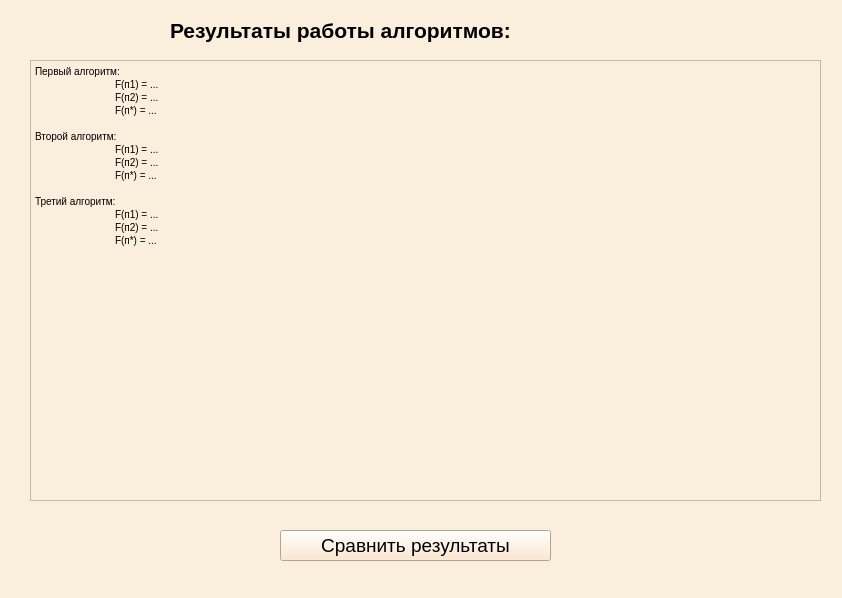
<?xml version="1.0" encoding="UTF-8"?>
<ui version="4.0">
 <class>MainWindow</class>
 <widget class="QMainWindow" name="MainWindow">
  <property name="geometry">
   <rect>
    <x>0</x>
    <y>0</y>
    <width>842</width>
    <height>598</height>
   </rect>
  </property>
  <property name="windowTitle">
   <string>MainWindow</string>
  </property>
  <property name="styleSheet">
   <string notr="true">background-color: #FAEEDD;</string>
  </property>
  <widget class="QWidget" name="centralwidget">
   <widget class="QLabel" name="label">
    <property name="geometry">
     <rect>
      <x>170</x>
      <y>10</y>
      <width>461</width>
      <height>41</height>
     </rect>
    </property>
    <property name="font">
     <font>
      <family>Arial</family>
      <pointsize>16</pointsize>
      <weight>75</weight>
      <bold>true</bold>
     </font>
    </property>
    <property name="text">
     <string>Результаты работы алгоритмов:</string>
    </property>
   </widget>
   <widget class="QTextBrowser" name="textBrowser">
    <property name="geometry">
     <rect>
      <x>30</x>
      <y>60</y>
      <width>791</width>
      <height>441</height>
     </rect>
    </property>
    <property name="styleSheet">
     <string notr="true">background-color:&quot;white&quot;;
</string>
    </property>
    <property name="html">
     <string>&lt;!DOCTYPE HTML PUBLIC &quot;-//W3C//DTD HTML 4.0//EN&quot; &quot;http://www.w3.org/TR/REC-html40/strict.dtd&quot;&gt;
&lt;html&gt;&lt;head&gt;&lt;meta name=&quot;qrichtext&quot; content=&quot;1&quot; /&gt;&lt;style type=&quot;text/css&quot;&gt;
p, li { white-space: pre-wrap; }
&lt;/style&gt;&lt;/head&gt;&lt;body style=&quot; font-family:'MS Shell Dlg 2'; font-size:7.8pt; font-weight:400; font-style:normal;&quot;&gt;
&lt;p style=&quot; margin-top:0px; margin-bottom:0px; margin-left:0px; margin-right:0px; -qt-block-indent:0; text-indent:0px;&quot;&gt;Первый алгоритм:&lt;/p&gt;
&lt;p style=&quot; margin-top:0px; margin-bottom:0px; margin-left:0px; margin-right:0px; -qt-block-indent:0; text-indent:0px;&quot;&gt;	F(п1) = ...&lt;/p&gt;
&lt;p style=&quot; margin-top:0px; margin-bottom:0px; margin-left:0px; margin-right:0px; -qt-block-indent:0; text-indent:0px;&quot;&gt;	F(п2) = ...&lt;/p&gt;
&lt;p style=&quot; margin-top:0px; margin-bottom:0px; margin-left:0px; margin-right:0px; -qt-block-indent:0; text-indent:0px;&quot;&gt;	F(п*) = ...&lt;/p&gt;
&lt;p style=&quot;-qt-paragraph-type:empty; margin-top:0px; margin-bottom:0px; margin-left:0px; margin-right:0px; -qt-block-indent:0; text-indent:0px;&quot;&gt;&lt;br /&gt;&lt;/p&gt;
&lt;p style=&quot; margin-top:0px; margin-bottom:0px; margin-left:0px; margin-right:0px; -qt-block-indent:0; text-indent:0px;&quot;&gt;Второй алгоритм:&lt;/p&gt;
&lt;p style=&quot; margin-top:0px; margin-bottom:0px; margin-left:0px; margin-right:0px; -qt-block-indent:0; text-indent:0px;&quot;&gt;	F(п1) = ...&lt;/p&gt;
&lt;p style=&quot; margin-top:0px; margin-bottom:0px; margin-left:0px; margin-right:0px; -qt-block-indent:0; text-indent:0px;&quot;&gt;	F(п2) = ...&lt;/p&gt;
&lt;p style=&quot; margin-top:0px; margin-bottom:0px; margin-left:0px; margin-right:0px; -qt-block-indent:0; text-indent:0px;&quot;&gt;	F(п*) = ...&lt;/p&gt;
&lt;p style=&quot;-qt-paragraph-type:empty; margin-top:0px; margin-bottom:0px; margin-left:0px; margin-right:0px; -qt-block-indent:0; text-indent:0px;&quot;&gt;&lt;br /&gt;&lt;/p&gt;
&lt;p style=&quot; margin-top:0px; margin-bottom:0px; margin-left:0px; margin-right:0px; -qt-block-indent:0; text-indent:0px;&quot;&gt;Третий алгоритм:&lt;/p&gt;
&lt;p style=&quot; margin-top:0px; margin-bottom:0px; margin-left:0px; margin-right:0px; -qt-block-indent:0; text-indent:0px;&quot;&gt;	F(п1) = ...&lt;/p&gt;
&lt;p style=&quot; margin-top:0px; margin-bottom:0px; margin-left:0px; margin-right:0px; -qt-block-indent:0; text-indent:0px;&quot;&gt;	F(п2) = ...&lt;/p&gt;
&lt;p style=&quot; margin-top:0px; margin-bottom:0px; margin-left:0px; margin-right:0px; -qt-block-indent:0; text-indent:0px;&quot;&gt;	F(п*) = ...	&lt;/p&gt;&lt;/body&gt;&lt;/html&gt;</string>
    </property>
   </widget>
   <widget class="QPushButton" name="pushButton">
    <property name="geometry">
     <rect>
      <x>280</x>
      <y>530</y>
      <width>271</width>
      <height>31</height>
     </rect>
    </property>
    <property name="font">
     <font>
      <family>Arial</family>
      <pointsize>14</pointsize>
     </font>
    </property>
    <property name="styleSheet">
     <string notr="true">background-color: #FFE4C4;
</string>
    </property>
    <property name="text">
     <string>Сравнить результаты</string>
    </property>
   </widget>
  </widget>
 </widget>
 <resources/>
 <connections/>
</ui>
